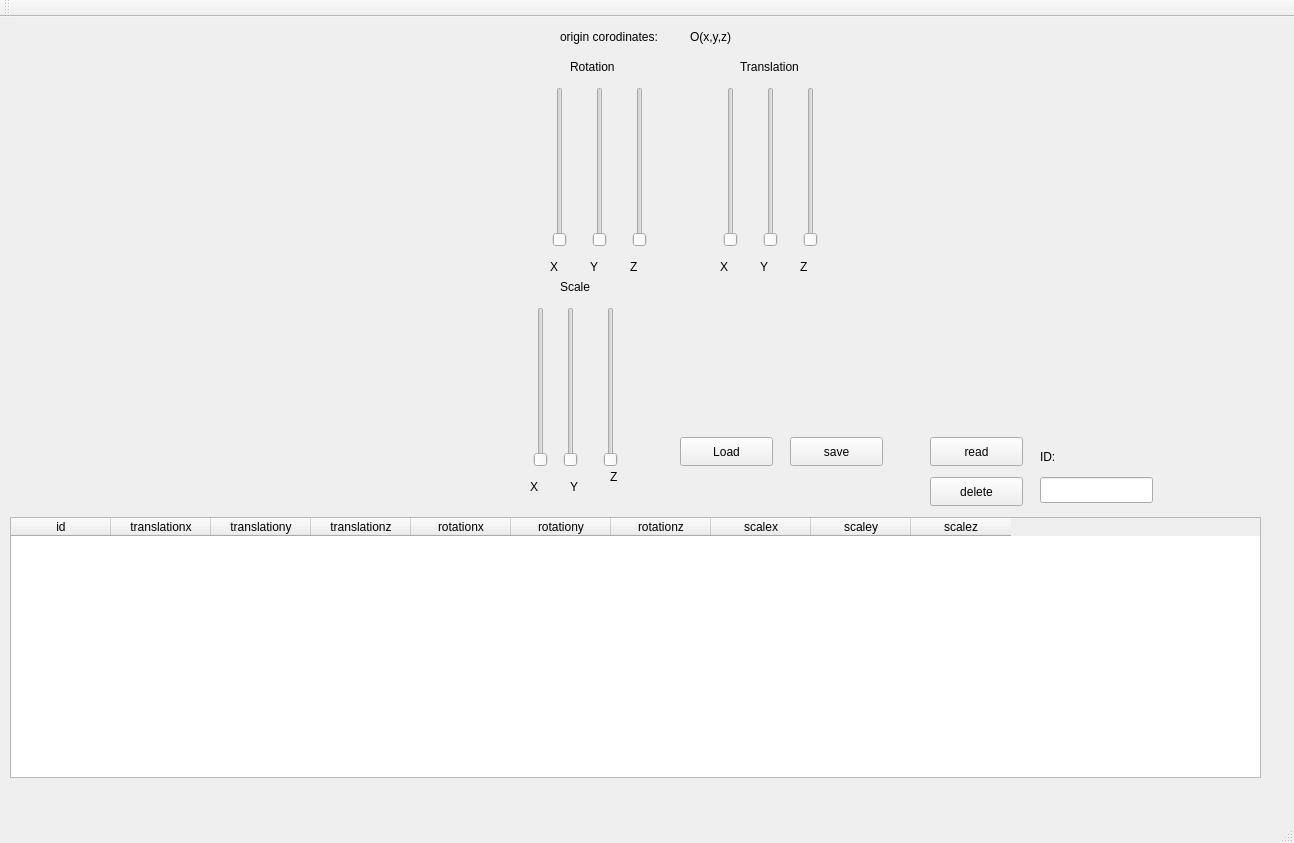
<?xml version="1.0" encoding="UTF-8"?>
<ui version="4.0">
 <class>MainWindow</class>
 <widget class="QMainWindow" name="MainWindow">
  <property name="geometry">
   <rect>
    <x>0</x>
    <y>0</y>
    <width>1294</width>
    <height>843</height>
   </rect>
  </property>
  <property name="windowTitle">
   <string>MainWindow</string>
  </property>
  <widget class="QWidget" name="centralWidget">
   <widget class="miWidget" name="widget" native="true">
    <property name="geometry">
     <rect>
      <x>10</x>
      <y>10</y>
      <width>481</width>
      <height>461</height>
     </rect>
    </property>
   </widget>
   <widget class="QSlider" name="rotationSliderX">
    <property name="geometry">
     <rect>
      <x>550</x>
      <y>70</y>
      <width>19</width>
      <height>160</height>
     </rect>
    </property>
    <property name="maximum">
     <number>360</number>
    </property>
    <property name="orientation">
     <enum>Qt::Orientation::Vertical</enum>
    </property>
   </widget>
   <widget class="QSlider" name="rotationSliderY">
    <property name="geometry">
     <rect>
      <x>590</x>
      <y>70</y>
      <width>19</width>
      <height>160</height>
     </rect>
    </property>
    <property name="maximum">
     <number>360</number>
    </property>
    <property name="orientation">
     <enum>Qt::Orientation::Vertical</enum>
    </property>
   </widget>
   <widget class="QSlider" name="rotationSliderZ">
    <property name="geometry">
     <rect>
      <x>630</x>
      <y>70</y>
      <width>19</width>
      <height>160</height>
     </rect>
    </property>
    <property name="orientation">
     <enum>Qt::Orientation::Vertical</enum>
    </property>
   </widget>
   <widget class="QLabel" name="label">
    <property name="geometry">
     <rect>
      <x>560</x>
      <y>10</y>
      <width>121</width>
      <height>20</height>
     </rect>
    </property>
    <property name="text">
     <string>origin corodinates: </string>
    </property>
   </widget>
   <widget class="QLabel" name="coordinatesLabel">
    <property name="geometry">
     <rect>
      <x>690</x>
      <y>10</y>
      <width>191</width>
      <height>20</height>
     </rect>
    </property>
    <property name="text">
     <string>O(x,y,z)</string>
    </property>
   </widget>
   <widget class="QLabel" name="label_3">
    <property name="geometry">
     <rect>
      <x>550</x>
      <y>240</y>
      <width>21</width>
      <height>20</height>
     </rect>
    </property>
    <property name="text">
     <string>X</string>
    </property>
   </widget>
   <widget class="QLabel" name="label_4">
    <property name="geometry">
     <rect>
      <x>590</x>
      <y>240</y>
      <width>21</width>
      <height>20</height>
     </rect>
    </property>
    <property name="text">
     <string>Y</string>
    </property>
   </widget>
   <widget class="QLabel" name="label_5">
    <property name="geometry">
     <rect>
      <x>630</x>
      <y>240</y>
      <width>16</width>
      <height>20</height>
     </rect>
    </property>
    <property name="text">
     <string>Z</string>
    </property>
   </widget>
   <widget class="QLabel" name="label_6">
    <property name="geometry">
     <rect>
      <x>570</x>
      <y>40</y>
      <width>62</width>
      <height>20</height>
     </rect>
    </property>
    <property name="text">
     <string>Rotation</string>
    </property>
   </widget>
   <widget class="QLabel" name="label_7">
    <property name="geometry">
     <rect>
      <x>740</x>
      <y>40</y>
      <width>81</width>
      <height>20</height>
     </rect>
    </property>
    <property name="text">
     <string>Translation</string>
    </property>
   </widget>
   <widget class="QSlider" name="translationSliderX">
    <property name="geometry">
     <rect>
      <x>720</x>
      <y>70</y>
      <width>22</width>
      <height>160</height>
     </rect>
    </property>
    <property name="orientation">
     <enum>Qt::Orientation::Vertical</enum>
    </property>
   </widget>
   <widget class="QSlider" name="translationSliderY">
    <property name="geometry">
     <rect>
      <x>760</x>
      <y>70</y>
      <width>22</width>
      <height>160</height>
     </rect>
    </property>
    <property name="orientation">
     <enum>Qt::Orientation::Vertical</enum>
    </property>
   </widget>
   <widget class="QSlider" name="translationSliderZ">
    <property name="geometry">
     <rect>
      <x>800</x>
      <y>70</y>
      <width>22</width>
      <height>160</height>
     </rect>
    </property>
    <property name="orientation">
     <enum>Qt::Orientation::Vertical</enum>
    </property>
   </widget>
   <widget class="QLabel" name="label_8">
    <property name="geometry">
     <rect>
      <x>720</x>
      <y>240</y>
      <width>21</width>
      <height>20</height>
     </rect>
    </property>
    <property name="text">
     <string>X</string>
    </property>
   </widget>
   <widget class="QLabel" name="label_9">
    <property name="geometry">
     <rect>
      <x>760</x>
      <y>240</y>
      <width>21</width>
      <height>20</height>
     </rect>
    </property>
    <property name="text">
     <string>Y</string>
    </property>
   </widget>
   <widget class="QLabel" name="label_10">
    <property name="geometry">
     <rect>
      <x>800</x>
      <y>240</y>
      <width>21</width>
      <height>20</height>
     </rect>
    </property>
    <property name="text">
     <string>Z</string>
    </property>
   </widget>
   <widget class="QSlider" name="scaleSliderX">
    <property name="geometry">
     <rect>
      <x>530</x>
      <y>290</y>
      <width>22</width>
      <height>160</height>
     </rect>
    </property>
    <property name="orientation">
     <enum>Qt::Orientation::Vertical</enum>
    </property>
   </widget>
   <widget class="QLabel" name="label_11">
    <property name="geometry">
     <rect>
      <x>570</x>
      <y>460</y>
      <width>21</width>
      <height>20</height>
     </rect>
    </property>
    <property name="text">
     <string>Y</string>
    </property>
   </widget>
   <widget class="QLabel" name="label_12">
    <property name="geometry">
     <rect>
      <x>530</x>
      <y>460</y>
      <width>21</width>
      <height>20</height>
     </rect>
    </property>
    <property name="text">
     <string>X</string>
    </property>
   </widget>
   <widget class="QSlider" name="scaleSliderY">
    <property name="geometry">
     <rect>
      <x>560</x>
      <y>290</y>
      <width>22</width>
      <height>160</height>
     </rect>
    </property>
    <property name="orientation">
     <enum>Qt::Orientation::Vertical</enum>
    </property>
   </widget>
   <widget class="QLabel" name="label_13">
    <property name="geometry">
     <rect>
      <x>610</x>
      <y>450</y>
      <width>21</width>
      <height>20</height>
     </rect>
    </property>
    <property name="text">
     <string>Z</string>
    </property>
   </widget>
   <widget class="QSlider" name="scaleSliderZ">
    <property name="geometry">
     <rect>
      <x>600</x>
      <y>290</y>
      <width>22</width>
      <height>160</height>
     </rect>
    </property>
    <property name="orientation">
     <enum>Qt::Orientation::Vertical</enum>
    </property>
   </widget>
   <widget class="QLabel" name="label_14">
    <property name="geometry">
     <rect>
      <x>560</x>
      <y>260</y>
      <width>81</width>
      <height>20</height>
     </rect>
    </property>
    <property name="text">
     <string>Scale</string>
    </property>
   </widget>
   <widget class="QPushButton" name="loadbtn">
    <property name="geometry">
     <rect>
      <x>680</x>
      <y>420</y>
      <width>93</width>
      <height>29</height>
     </rect>
    </property>
    <property name="text">
     <string>Load</string>
    </property>
   </widget>
   <widget class="QPushButton" name="savebtn">
    <property name="geometry">
     <rect>
      <x>790</x>
      <y>420</y>
      <width>93</width>
      <height>29</height>
     </rect>
    </property>
    <property name="text">
     <string>save</string>
    </property>
   </widget>
   <widget class="QTableWidget" name="table">
    <property name="geometry">
     <rect>
      <x>10</x>
      <y>500</y>
      <width>1251</width>
      <height>261</height>
     </rect>
    </property>
    <column>
     <property name="text">
      <string>id</string>
     </property>
    </column>
    <column>
     <property name="text">
      <string>translationx</string>
     </property>
    </column>
    <column>
     <property name="text">
      <string>translationy</string>
     </property>
    </column>
    <column>
     <property name="text">
      <string>translationz</string>
     </property>
    </column>
    <column>
     <property name="text">
      <string>rotationx</string>
     </property>
    </column>
    <column>
     <property name="text">
      <string>rotationy</string>
     </property>
    </column>
    <column>
     <property name="text">
      <string>rotationz</string>
     </property>
    </column>
    <column>
     <property name="text">
      <string>scalex</string>
     </property>
    </column>
    <column>
     <property name="text">
      <string>scaley</string>
     </property>
    </column>
    <column>
     <property name="text">
      <string>scalez</string>
     </property>
    </column>
   </widget>
   <widget class="QLabel" name="label_2">
    <property name="geometry">
     <rect>
      <x>1040</x>
      <y>430</y>
      <width>63</width>
      <height>20</height>
     </rect>
    </property>
    <property name="text">
     <string>ID:</string>
    </property>
   </widget>
   <widget class="QPushButton" name="readbtn">
    <property name="geometry">
     <rect>
      <x>930</x>
      <y>420</y>
      <width>93</width>
      <height>29</height>
     </rect>
    </property>
    <property name="text">
     <string>read</string>
    </property>
   </widget>
   <widget class="QPushButton" name="deletebtn">
    <property name="geometry">
     <rect>
      <x>930</x>
      <y>460</y>
      <width>93</width>
      <height>29</height>
     </rect>
    </property>
    <property name="text">
     <string>delete</string>
    </property>
   </widget>
   <widget class="QLineEdit" name="ID_text">
    <property name="geometry">
     <rect>
      <x>1040</x>
      <y>460</y>
      <width>113</width>
      <height>26</height>
     </rect>
    </property>
   </widget>
  </widget>
  <widget class="QMenuBar" name="menuBar">
   <property name="geometry">
    <rect>
     <x>0</x>
     <y>0</y>
     <width>1294</width>
     <height>26</height>
    </rect>
   </property>
  </widget>
  <widget class="QToolBar" name="mainToolBar">
   <attribute name="toolBarArea">
    <enum>TopToolBarArea</enum>
   </attribute>
   <attribute name="toolBarBreak">
    <bool>false</bool>
   </attribute>
  </widget>
  <widget class="QStatusBar" name="statusBar"/>
 </widget>
 <layoutdefault spacing="6" margin="11"/>
 <customwidgets>
  <customwidget>
   <class>miWidget</class>
   <extends>QWidget</extends>
   <header location="global">miwidget.h</header>
   <container>1</container>
  </customwidget>
 </customwidgets>
 <resources/>
 <connections/>
</ui>
